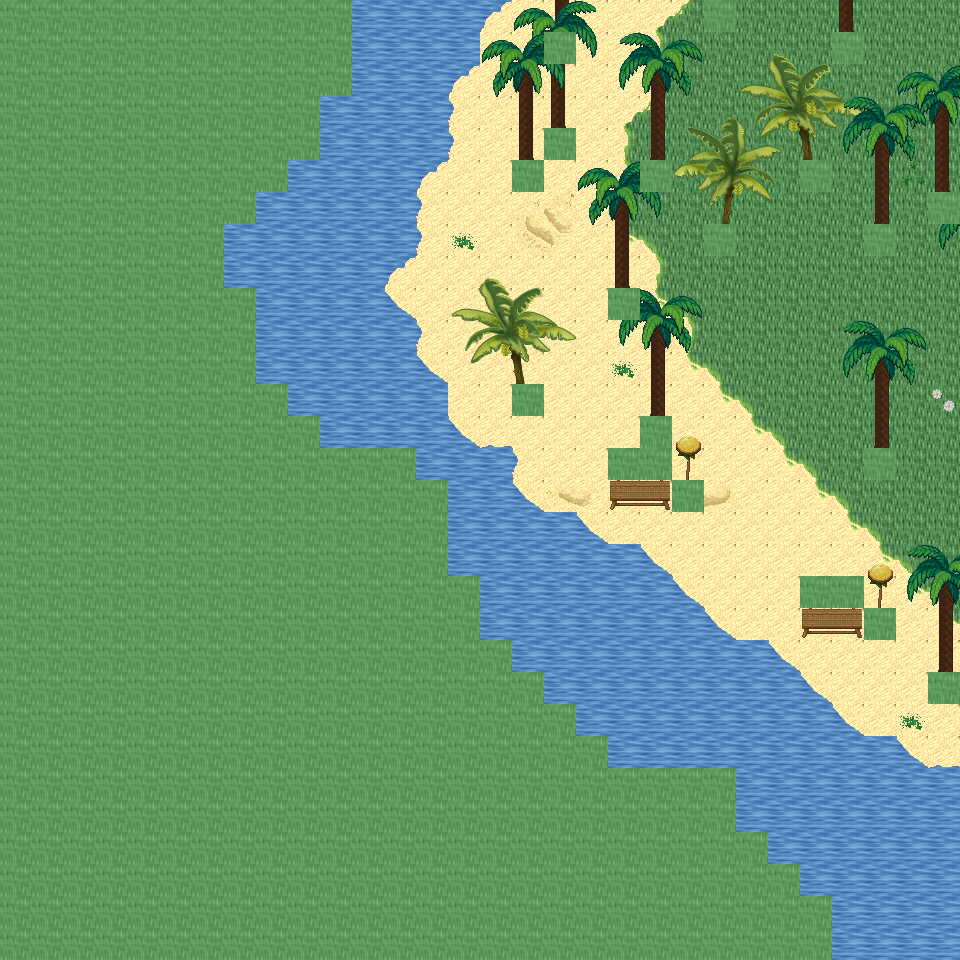

A 2D game scene composited from a Tiled map and its tileset images. What follows is a short description and the map's XML, with each tile layer's data collapsed to a summary:
An orthogonal 30x30 tile map with 32x32 px tiles, 6 tile layers (Ground, Object, Object2, Above, ...), 27 tilesets and 6 objects (6x mapExit).

<map version="1.0" orientation="orthogonal" renderorder="right-down" width="30" height="30" tilewidth="32" tileheight="32" nextobjectid="7">
  <tileset firstgid="1" name="tileset_ground_ground" tilewidth="32" tileheight="32" tilecount="33" columns="3">
    <image source="../drawable/tileset_ground_ground.png" width="96" height="352" />
  </tileset>
  <tileset firstgid="34" name="tileset_ground_water_pool" tilewidth="32" tileheight="32" tilecount="72" columns="3">
    <image source="../drawable/tileset_ground_water_pool.png" width="96" height="768" />
  </tileset>
  <tileset firstgid="106" name="tileset_ground_water_pool_corners" tilewidth="32" tileheight="32" tilecount="72" columns="3">
    <image source="../drawable/tileset_ground_water_pool_corners.png" width="96" height="768" />
  </tileset>
  <tileset firstgid="178" name="tileset_ground_grass_corners" tilewidth="32" tileheight="32" tilecount="24" columns="6">
    <image source="../drawable/tileset_ground_grass_corners.png" width="192" height="128" />
  </tileset>
  <tileset firstgid="202" name="tileset_ground_grass_edges" tilewidth="32" tileheight="32" tilecount="36" columns="12">
    <image source="../drawable/tileset_ground_grass_edges.png" width="384" height="96" />
  </tileset>
  <tileset firstgid="238" name="tileset_plant_grasses" tilewidth="32" tileheight="32" tilecount="6" columns="3">
    <image source="../drawable/tileset_plant_grasses.png" width="96" height="64" />
  </tileset>
  <tileset firstgid="244" name="tileset_building_wall_wood" tilewidth="32" tileheight="32" tilecount="16" columns="4">
    <image source="../drawable/tileset_building_wall_wood.png" width="128" height="128" />
  </tileset>
  <tileset firstgid="260" name="tileset_plant_flower_daisy_white" tilewidth="32" tileheight="32" tilecount="8" columns="2">
    <image source="../drawable/tileset_plant_flower_daisy_white.png" width="64" height="128" />
  </tileset>
  <tileset firstgid="268" name="tileset_building_fence_fence_chunky" tilewidth="32" tileheight="32" tilecount="21" columns="3">
    <image source="../drawable/tileset_building_fence_fence_chunky.png" width="96" height="224" />
  </tileset>
  <tileset firstgid="289" name="tileset_building_door_door_n" tilewidth="32" tileheight="32" tilecount="6" columns="3">
    <image source="../drawable/tileset_building_door_door_n.png" width="96" height="64" />
  </tileset>
  <tileset firstgid="295" name="tileset_logic_creature_animal" tilewidth="32" tileheight="32" tilecount="32" columns="8">
    <image source="../drawable/tileset_logic_creature_animal.png" width="256" height="128" />
  </tileset>
  <tileset firstgid="327" name="tileset_logic_collision" tilewidth="32" tileheight="32" tilecount="1" columns="1">
    <image source="../drawable/tileset_logic_collision.png" width="32" height="32" />
  </tileset>
  <tileset firstgid="328" name="tileset_ground_water_pool_deep" tilewidth="32" tileheight="32" tilecount="72" columns="3">
    <image source="../drawable/tileset_ground_water_pool_deep.png" width="96" height="768" />
  </tileset>
  <tileset firstgid="400" name="tileset_plant_tree_palm_trees" tilewidth="32" tileheight="32" tilecount="40" columns="4">
    <image source="../drawable/tileset_plant_tree_palm_trees.png" width="128" height="320" />
  </tileset>
  <tileset firstgid="440" name="tileset_furniture_chair_bench_wooden" tilewidth="32" tileheight="32" tilecount="8" columns="2">
    <image source="../drawable/tileset_furniture_chair_bench_wooden.png" width="64" height="128" />
  </tileset>
  <tileset firstgid="448" name="tileset_building_outhouse" tilewidth="32" tileheight="32" tilecount="12" columns="3">
    <image source="../drawable/tileset_building_outhouse.png" width="96" height="128" />
  </tileset>
  <tileset firstgid="460" name="tileset_furniture_table_vendors_table" tilewidth="32" tileheight="32" tilecount="35" columns="7">
    <image source="../drawable/tileset_furniture_table_vendors_table.png" width="224" height="160" />
  </tileset>
  <tileset firstgid="495" name="tileset_logic_item_fruits" tilewidth="32" tileheight="32" tilecount="16" columns="8">
    <image source="../drawable/tileset_logic_item_fruits.png" width="256" height="64" />
  </tileset>
  <tileset firstgid="511" name="tileset_plant_tree_banana_tree" tilewidth="32" tileheight="32" tilecount="40" columns="4">
    <image source="../drawable/tileset_plant_tree_banana_tree.png" width="128" height="320" />
  </tileset>
  <tileset firstgid="551" name="tileset_furniture_light_small_lamp" tilewidth="32" tileheight="32" tilecount="4" columns="4">
    <image source="../drawable/tileset_furniture_light_small_lamp.png" width="128" height="32" />
  </tileset>
  <tileset firstgid="555" name="tileset_light_dim_yellow_light_5x5" tilewidth="32" tileheight="32" tilecount="25" columns="5">
    <image source="../drawable/tileset_light_dim_yellow_light_5x5.png" width="160" height="160" />
  </tileset>
  <tileset firstgid="580" name="tileset_furniture_light_roots_lamp" tilewidth="32" tileheight="32" tilecount="6" columns="2">
    <image source="../drawable/tileset_furniture_light_roots_lamp.png" width="64" height="96" />
  </tileset>
  <tileset firstgid="586" name="tileset_light_dim_yellow_light_7x5" tilewidth="32" tileheight="32" tilecount="35" columns="7">
    <image source="../drawable/tileset_light_dim_yellow_light_7x5.png" width="224" height="160" />
  </tileset>
  <tileset firstgid="621" name="tileset_light_yellow_light_5x5" tilewidth="32" tileheight="32" tilecount="25" columns="5">
    <image source="../drawable/tileset_light_yellow_light_5x5.png" width="160" height="160" />
  </tileset>
  <tileset firstgid="646" name="tileset_ground_sand_1" tilewidth="32" tileheight="32" tilecount="10" columns="2">
    <image source="../drawable/tileset_ground_sand_1.png" width="64" height="160" />
  </tileset>
  <tileset firstgid="656" name="tileset_ground_sand_2" tilewidth="32" tileheight="32" tilecount="15" columns="5">
    <image source="../drawable/tileset_ground_sand_2.png" width="160" height="96" />
  </tileset>
  <tileset firstgid="671" name="tileset_logic_creature_reptile" tilewidth="32" tileheight="32" tilecount="7" columns="7">
    <image source="../drawable/tileset_logic_creature_reptile.png" width="224" height="32" />
  </tileset>
  <layer name="Ground" width="30" height="30">
    <data>[900 cells, 900 non-empty, 20 distinct tile ids]</data>
  </layer>
  <layer name="Object" width="30" height="30">
    <data>[900 cells, 95 non-empty, 22 distinct tile ids]</data>
  </layer>
  <layer name="Object2" width="30" height="30">
    <data>[900 cells, 3 non-empty, 3 distinct tile ids]</data>
  </layer>
  <layer name="Above" width="30" height="30">
    <data>[900 cells, 141 non-empty, 60 distinct tile ids]</data>
  </layer>
  <layer name="Above2" width="30" height="30">
    <data>[900 cells, 31 non-empty, 28 distinct tile ids]</data>
  </layer>
  <layer name="Walkable" width="30" height="30">
    <data>[900 cells, 450 non-empty, 1 distinct tile ids]</data>
  </layer>
  <objectgroup name="MapEvents">
    <object id="1" name="north" type="mapExit" x="352" y="0" width="352" height="32">
      <properties>
        <property name="map" value="level_0_x240_y94" />
        <property name="x" value="11" />
        <property name="y" value="28" />
      </properties>
    </object>
    <object id="2" name="north2" type="mapExit" x="736" y="0" width="224" height="32">
      <properties>
        <property name="map" value="level_0_x240_y94" />
        <property name="x" value="23" />
        <property name="y" value="28" />
      </properties>
    </object>
    <object id="3" name="south" type="mapExit" x="832" y="928" width="128" height="32">
      <properties>
        <property name="map" value="level_0_x240_y96" />
        <property name="x" value="26" />
        <property name="y" value="1" />
      </properties>
    </object>
    </objectgroup>
</map>
<!-- 3 of 6 objects omitted -->
